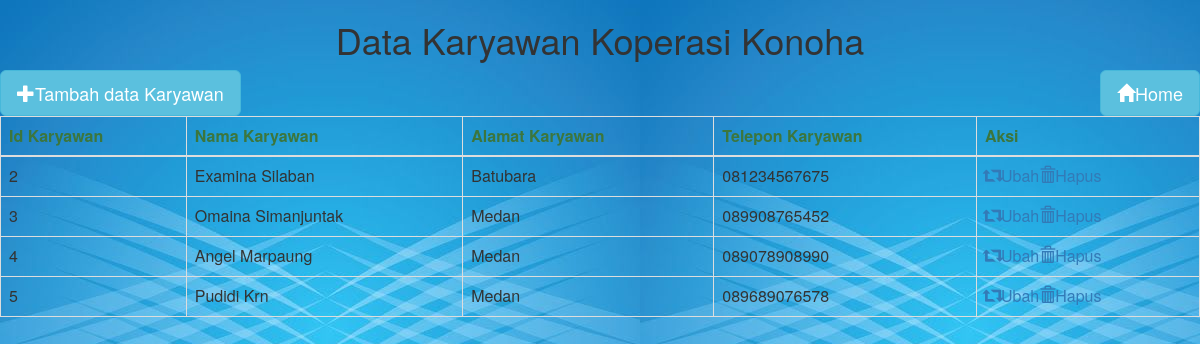
Page /idxkaryawan.php on the committed database.
### tables this page shows
CREATE TABLE `karyawan` (
  `id_karyawan` int(5) NOT NULL,
  `nama_karyawan` varchar(50) NOT NULL,
  `alamat_karyawan` varchar(50) NOT NULL,
  `telepon_karyawan` varchar(12) NOT NULL
);

### idxkaryawan.php (the view, shortened to what this page needs)
<html>
<head>
	<center>
	<h1> Data Karyawan Koperasi Konoha</h1>
	</center>
				<link rel="stylesheet" href="https://maxcdn.bootstrapcdn.com/bootstrap/3.4.1/css/bootstrap.min.css">
</head>
<body style="background-color:powderblue;" background="oke.jpg"
		}
>
<div class="col card-header text-right">
		<a href="berhasil_login.php" class="btn btn-info btn-lg">
        	 <span class="glyphicon glyphicon-home"></span>Home</a><ul class="nav navbar-nav"  class="btn btn-primary" >
        <a href="tbhkry.php" class="btn btn-info btn-lg">
        	  <span class="glyphicon glyphicon-plus"></span>Tambah data Karyawan</a><ul class="nav navbar-nav"  class="btn btn-primary" >
	</div>
<table class="table table-bordered" >
	<thead>
	<tr><th class=" text-success" readonly> Id Karyawan</th>
		<th class=" text-success"> Nama Karyawan</th>
		<th class=" text-success">Alamat Karyawan</th>
		<th class=" text-success">Telepon Karyawan</th>
		<th class=" text-success"> Aksi </th>
	</tr>
	</thead>
	<?php
	include 'connect.php';
	$sql = "select * from karyawan";
	$data= mysqli_query($con, $sql);
	while($rd = mysqli_fetch_array($data)) {
		?>
		<tr>
        <td bg-color= "red" cosplan=""><?php echo ucwords($rd['id_karyawan']); ?></td>
        <td><?php echo $rd['nama_karyawan']; ?></td>
        <td><?php echo $rd['alamat_karyawan']; ?></td>
        <td><?php echo $rd['telepon_karyawan']; ?></td>
		<td>
			<a href="hpskry.php?id_karyawan=<?php echo $rd['id_karyawan']; ?>"> <span class="glyphicon glyphicon-trash"></span>Hapus</a><ul class="nav navbar-nav"  class="btn btn-primary" > </a>
			<a href="upkry.php?i_karyawan=<?php echo $rd['id_karyawan']; ?>"> <span class="glyphicon glyphicon-retweet"></span>Ubah</a><ul class="nav navbar-nav"  class="btn btn-primary " style= background-color:"red" > </a>
		</td>
	</tr>
	<?php } ?>
</table>
</body>
</html>

### rows in the picture
karyawan: id_karyawan "2", nama_karyawan "Examina Silaban", alamat_karyawan "Batubara", telepon_karyawan "081234567675"
karyawan: id_karyawan "3", nama_karyawan "Omaina Simanjuntak", alamat_karyawan "Medan", telepon_karyawan "089908765452"
karyawan: id_karyawan "4", nama_karyawan "Angel Marpaung", alamat_karyawan "Medan", telepon_karyawan "089078908990"
karyawan: id_karyawan "5", nama_karyawan "Pudidi Krn", alamat_karyawan "Medan", telepon_karyawan "089689076578"
